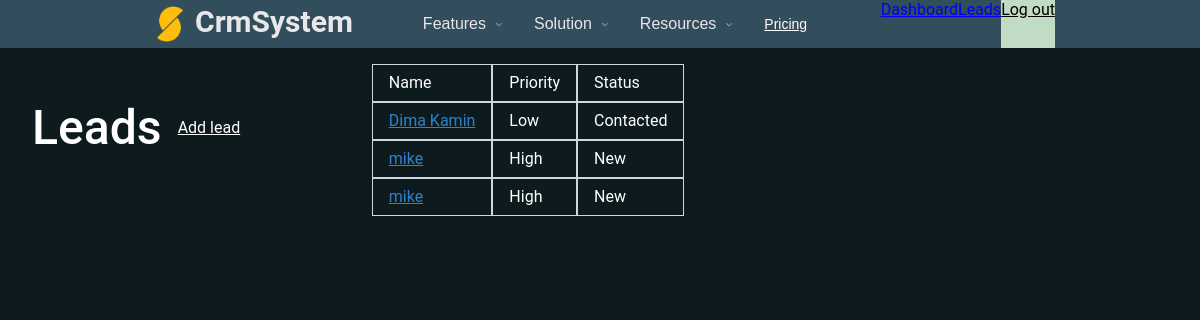
Before: /dashboard/leads/ (signed in) with the older database file.
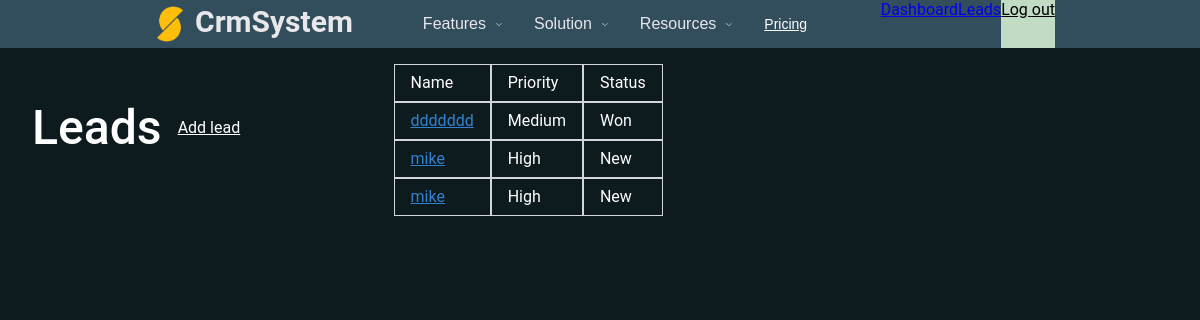
After: the same page with the newer database file.
### lead/models.py (models this page shows, shortened)
class Lead(models.Model):
	LOW = 'low'
	MEDIUM = 'medium'
	HIGH = 'high'
	CHOICES_PRIORITY = (
		(LOW, 'Low'),
		(MEDIUM, 'Medium'),
		(HIGH, 'High'),
	)
	NEW = 'new'
	CONTACTED = 'contacted'
	WON = 'won'
	LOST = 'lost'
	CHOICES_STATUS = (
		(NEW, 'New'),
		(CONTACTED, 'Contacted'),
		(WON, 'Won'),
		(LOST, 'Lost'),
	)
	name = models.CharField(max_length=255)
	email = models.EmailField()
	descriptions = models.TextField(blank=True, null=True)
	priority = models.CharField(max_length=10, choices=CHOICES_PRIORITY, default=MEDIUM)
	status = models.CharField(max_length=10, choices=CHOICES_STATUS, default=NEW)
	converted_to_client = models.BooleanField(default=False)
	created_by = models.ForeignKey(User, related_name='leads', on_delete=models.CASCADE)
	created_at = models.DateTimeField(auto_now_add=True)
	modified_at = models.DateTimeField(auto_now=True)

### lead/views.py (the view)
# urls.py: path("", views.leads_list, name='leads_list'),
@login_required
def leads_list(request):
	leads = Lead.objects.filter(created_by=request.user, converted_to_client=False)
	return render(request, 'lead/leads_list.html', {
		'leads': leads
	})

### templates/lead/leads_list.html (shortened to what this page needs)
{% extends 'core/view/main_page.html' %}
{% block extra_css %}
    <link rel="stylesheet" href="/static/css/lead_list.css">
{% endblock %}
{% block content %}
    <div class="container mx-auto px-4 py-6">
        <h1 class="mb-6 text-2xl text-white font-bold">Leads</h1>
        <div class="flex justify-end mb-6">
            <a href="{% url 'add_lead' %}" class="inline-block py-2 px-4 bg-blue-600 rounded text-white">Add lead</a>
        </div>
        {% if leads %}
            <div class="table w-full">
                <div class="table-row bg-gray-800 text-white font-bold">
                    <p class="table-cell py-2 px-4">Name</p>
                    <p class="table-cell py-2 px-4">Priority</p>
                    <p class="table-cell py-2 px-4">Status</p>
                </div>
                {% for lead in leads %}
                    <div class="table-row">
                        <p class="table-cell py-2 px-4 {% cycle 'bg-gray-100' '' %}">
                            <a href="{% url 'leads_detail' lead.id %}" class="text-blue-600 hover:underline">{{ lead.name }}</a>
                        </p>
                        <p class="table-cell py-2 px-4 {% cycle 'bg-gray-100' '' %}">{{ lead.get_priority_display }}</p>
                        <p class="table-cell py-2 px-4 {% cycle 'bg-gray-100' '' %}">{{ lead.get_status_display }}</p>
                    </div>
                {% endfor %}
            </div>
        {% else %}
            <p class="text-white">There are not leads in the database yet...</p>
        {% endif %}
    </div>
{% endblock %}

### templates/core/view/main_page.html (shortened to what this page needs)
<!DOCTYPE html>
<html lang="en">
<head>
    {% block extra_css %}{% endblock %}
    <link rel="stylesheet" type="text/css" href="/static/css/main.css">
</head>
<body>
    <header class="BigNavStyles">
      <div class="global-navigation w-nav">
        <div class="containerN NavBar w-NavBar">
         <a class="logo-wrapper w-nav-logo w--current" href="/">
            <img class="logo" src="/static/img/semicircle.png" width="50px">CrmSystem
          </a>
         <nav role="navigation" class="nav-menu w-naw-menu">
          <div class="buttons_in">
            <div class="nav-link-dropdown w-dropdown" style="max-width: 1200px;">
              <div class="nav-dropdown w-dropdown-toggle" role="button" tabindex="0">
                <div class="nav-dropdown-text">Features</div>
                <img src="/static/img/scroll-down.png" width="10px" class="down-arrow-icon" alt="Down arrow icon">
              </div>
            </div>
            <div class="nav-link-dropdown w-dropdown" style="max-width: 1200px;">
              <div class="nav-dropdown w-dropdown-toggle" role="button" tabindex="0">
                <div class="nav-dropdown-text">Solution</div>
                <img src="/static/img/scroll-down.png" width="10px" class="down-arrow-icon" alt="Down arrow icon">
              </div>
            </div>
            <div class="nav-link-dropdown w-dropdown" style="max-width: 1200px;">
              <div class="nav-dropdown w-dropdown-toggle" role="button" tabindex="0">
                <div class="nav-dropdown-text">Resources</div>
                <img src="/static/img/scroll-down.png" width="10px" class="down-arrow-icon" alt="Down arrow icon">
              </div>
            </div>
            <a href="/pricing" class="nav-link w-nav-link" style="max-width: 1200px;">Pricing</a>
          </div>
             <div class="buttons_in_group">
                 {% if request.user.is_authenticated %}
                     <a class="login" href="{% url 'dashboard' %}">Dashboard</a>
                     <a class="login" href="{% url 'leads_list' %}">Leads</a>
                     <a class="Sign in" href="{% url 'logout' %}">Log out</a>
                 {% else %}
                     <a class="nav-link w-nav-link" href="{% url 'login' %}" style="max-width: 1200px;">Log in</a>
                     <a class="Sign nav-link w-nav-link" href="{% url 'sign' %}" style="max-width: 1200px;">Sign in</a>
                 {% endif %}
             </div>
         </nav>
        </div>
      </div>
    </header>
    {% block content %}
    {% endblock %}
</body>
</html>

### static/css/lead_list.css (style rules this page uses)
.container { max-width: 800px; }
.table-row { display: table-row; }
.table-cell { display: table-cell; border: 1px solid #d2d6dc; padding: 6px 12px; vertical-align: top; }
.bg-gray-100 { background-color: #0D1B1E; }
.bg-gray-800 { background-color: #0D1B1E; }
.text-white { color: #fff; }
.text-blue-600 { color: #3182ce; }
.py-2 { padding-top: 0.5rem; padding-bottom: 0.5rem; }
.px-4 { padding-left: 1rem; padding-right: 1rem; }
.mb-6 { margin-bottom: 1.5rem; }
.table { margin-left: auto; margin-right: auto; }

### static/css/main.css (style rules this page uses)
* { box-sizing: border-box; margin: 0; padding: 0; }
body { margin: 0; min-height: 100%; min-width: 320px; font-family: 'Roboto', sans-serif; text-rendering: optimizeLegibility; font-size: 16px; background-color: #0D1B1E; line-height: 20px; }
.global-navigation { height: 48px; background-color: #324d5c; }
.BigNavStyles { position: -webkit-sticky; position: sticky; top: 0; z-index: 9; width: 100%; }
article, aside, details, figcaption, figure, footer, header, hgroup, main, menu, nav, section, summary { display: block; }
* { -webkit-box-sizing: border-box; box-sizing: border-box; }
.NavBar { display: flex; height: 100%; max-width: 1200px; margin-right: auto; margin-left: auto; background-image: none; }
.containerN { width: 100%; max-width: 1200px; padding-right: 15px; padding-bottom: 0; padding-left: 15px; align-items: center; }
.w-NavBar { margin-left: auto; margin-right: auto; max-width: 940px; }
.logo-wrapper.w--current { margin-right: 15px; }
.logo-wrapper { flex: 0 0 auto; }
.w-nav-logo { position: relative; float: left; text-decoration: none; font-size: 30px; font-weight: 700; color: #e8e7ea; }
.logo { max-width: none; }
img { border: 0; vertical-align: middle; display: inline-block; max-width: 100%; }
.nav-menu { display: flex; width: 100%; justify-content: space-between; flex: 0 auto; }
.buttons_in { display: flex; align-items: center; margin-left: 40px; }
.nav-link-dropdown { position: relative; display: block; height: 48px; padding: 0; flex-direction: row; justify-content: flex-start; align-items: center; opacity: 1; transform: translate(0,0); transition: background-color .2s ease-in-out; font-family: 'Montserrat Quaderno',sans-serif; color: #fff; font-size: .875rem; font-weight: 500; }
.w-dropdown { display: inline-block; position: relative; text-align: left; margin-left: auto; margin-right: auto; z-index: 900; }
.nav-dropdown { display: flex; height: 48px; padding: 0 15px; justify-content: flex-start; align-items: center; color: #d6dbde; }
.w-dropdown-toggle { -webkit-user-select: none; user-select: none; cursor: pointer; }
.down-arrow-icon { margin-left: 8px; padding-left: 0; }
.nav-dropdown img { border: 0; vertical-align: middle; display: inline-block; max-width: 100%; }
.nav-dropdown-text { border: none; background: none; font-size: 16px; font-weight: 500; color: #e8e7ea; cursor: pointer; transition: all 0.3s ease; }
.nav-link { position: relative; display: flex; height: 48px; padding: 0 15px; flex-direction: row; justify-content: center; align-items: center; opacity: 1; transform: translate(0,0); transition: background-color .2s ease-in-out; font-family: 'Montserrat Quaderno',sans-serif; color: #fff; font-size: .875rem; font-weight: 500; }
.buttons_in_group { display: flex; }
.Sign { background-color: hsl(125, 25%, 81%); color: #000000; }
h1 { font-weight: 500; font-size: 3rem; line-height: 1.25; margin-bottom: 0.5em; margin-top: 0px; color: #fff; }
p { color: #fff; }
.container { display: flex; justify-content: left; align-items: center; margin: 1em; }

Changed rows visible on the page:
no longer on this page (row edited): Lead: name "Dima Kamin", priority "Low", status "Contacted"
now on this page (row edited): Lead: name "ddddddd", priority "Medium", status "Won"
